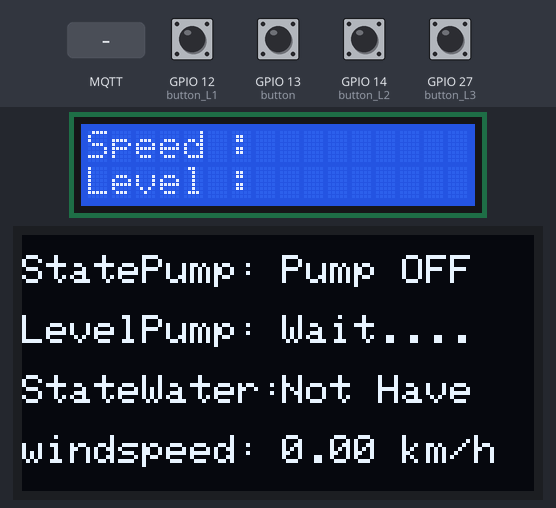
A sketch run on a simulated ESP32. Parts: 16×2 character LCD, 128×64 one-colour display. Inputs (shaded band) come from the test bench; at power-on: GPIO 12 (button_L1), GPIO 13 (button), GPIO 14 (button_L2), GPIO 27 (button_L3) HIGH. WiFi joins after 1.5 s; servers stay silent unless stated; no radio packets arrive unless stated; no MQTT or app messages arrive unless stated; what the sketch prints to the serial monitor is not drawn.

Above: at 4.8 s.
4.9 s: GPIO 12 (button_L1) pulled LOW for 0.15 s
At 6.1 s:
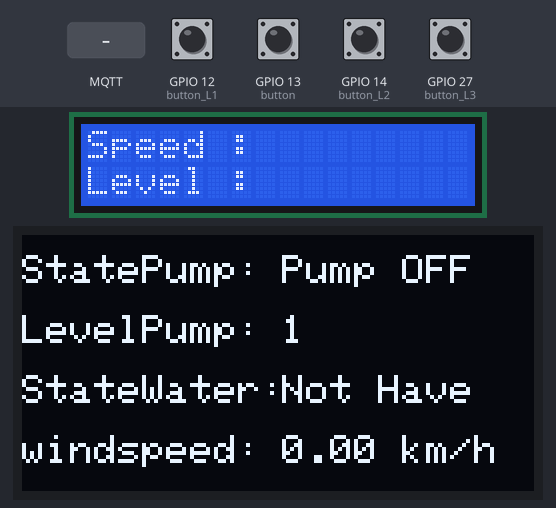
6.5 s: MQTT message "client/mcu01" arrives on the first subscribed topic
At 7.7 s:
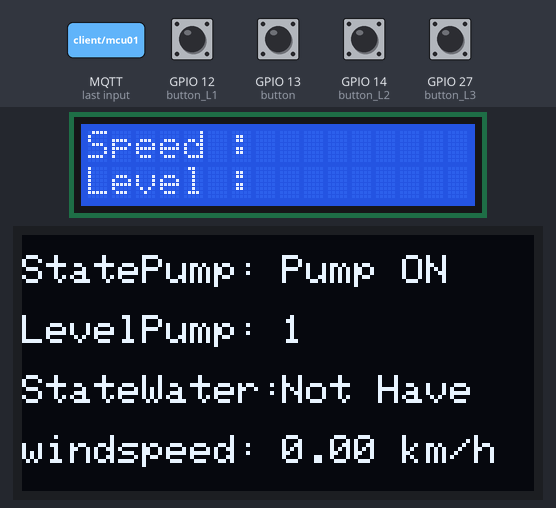
8.2 s: GPIO 14 (button_L2) pulled LOW for 0.15 s
At 8.8 s:
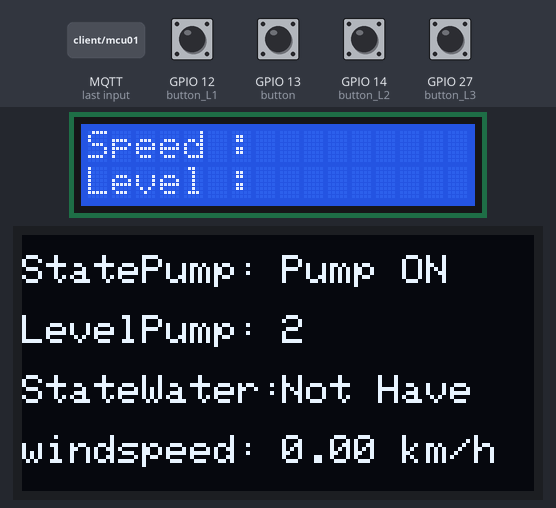
9.8 s: GPIO 27 (button_L3) pulled LOW for 0.15 s
11.5 s: MQTT message "1" arrives on the second subscribed topic
At 12.9 s:
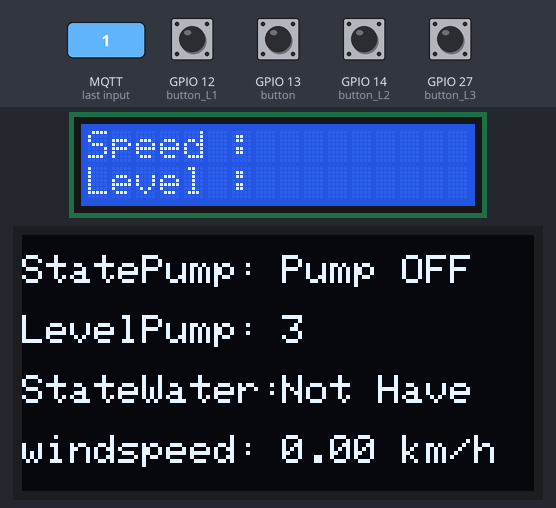
13.2 s: GPIO 14 (button_L2) pulled LOW for 1 s
Timing chart, 0 to 16.2 s (numbered marks = the images above; inputs shaded):
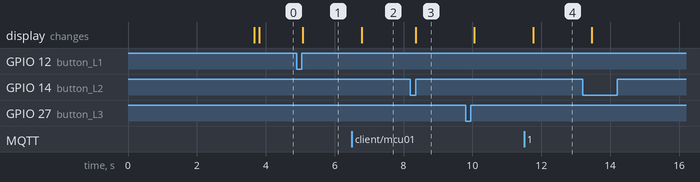

The sketch:

NODE00.ino
```cpp
/*
  Arduino Wireless Network - Multiple NRF24L01 Tutorial
          == Base/ Master Node 00==
  by Dejan, www.HowToMechatronics.com
  Libraries:
  nRF24/RF24, https://github.com/nRF24/RF24
  nRF24/RF24Network, https://github.com/nRF24/RF24Network
*/
/////ประกาศเรียกใช้
#include <WiFi.h>
#include <PubSubClient.h>
#include <LiquidCrystal_I2C.h>
LiquidCrystal_I2C lcd(0x27, 16, 2);
#include <Wire.h>
#include <Adafruit_GFX.h>
#include <Adafruit_SSD1306.h>
#include <Adafruit_Sensor.h>
#define SCREEN_WIDTH 128 // OLED display width, in pixels
#define SCREEN_HEIGHT 64 // OLED display height, in pixels
Adafruit_SSD1306 display(SCREEN_WIDTH, SCREEN_HEIGHT, &Wire, -1);
#include <RF24Network.h>
#include <RF24.h>
#include <SPI.h>

/////WIFI&MQTT
#define WIFI_STA_NAME "TGR28"
#define WIFI_STA_PASS "TGR_0000"

#define MQTT_SERVER   "54.191.199.50"
#define MQTT_PORT     1883
#define MQTT_USERNAME "phusit"
#define MQTT_PASSWORD "Password123#@!"
#define MQTT_NAME     "ESP32_1"
#define Topic1 "client/mcu02"
#define Topic2 "client/mcu01"

WiFiClient client;
PubSubClient mqtt(client);

/////PORT
#define button 13
#define button_L1 12
#define button_L2 14
#define button_L3 27
/////ตัวแปร
char val = '0';
int buttonState_level_S = 0;
int level =0;
float windspeed = 0;
int waterlevel ;
int buttonS = 1;
/////NRF24L01
RF24 radio(4, 5);               // nRF24L01 (CE,CSN)
RF24Network network(radio);      // Include the radio in the network
const uint16_t this_node = 00;   // Address of this node in Octal format ( 04,031, etc)
const uint16_t node01 = 01;      // Address of the other node in Octal format
const uint16_t node011 = 011;
//const uint16_t node022 = 022;

void callback(char* topic, byte* payload, unsigned int length) {
  payload[length] = '\0';
  String topic_str = topic, payload_str = (char*)payload;
  Serial.println("[" + topic_str + "]: " + payload_str);
  Serial.println();
  // Feel free to add more if statements to control more GPIOs with MQTT
  // If a message is received on the topic esp32/output, you check if the message is either "on" or "off".
  // Changes the output state according to the message
  if (String(topic) == "client/mcu01") {
    buttonS = HIGH;
  }
  else if (String(topic) == "client/mcu02") {
   buttonS = LOW;
  }
}
void setup() {
  Serial.begin(9600);
  /////LCD
  lcd.init();
  lcd.backlight();
  /////NRF24L01
  SPI.begin();
  radio.begin();
  network.begin(90, this_node);  //(channel, node address)
  radio.setDataRate(RF24_2MBPS);
  /////Button
  pinMode(button, INPUT_PULLUP);
  pinMode(button_L1, INPUT_PULLUP);
  pinMode(button_L2, INPUT_PULLUP);
  pinMode(button_L3, INPUT_PULLUP);
  //pinMode(led, OUTPUT);
  //oled
  if(!display.begin(SSD1306_SWITCHCAPVCC, 0x3C)) {
    Serial.println(F("SSD1306 allocation failed"));
    for(;;);
  }
  delay(2000);
  display.clearDisplay();
  display.setTextColor(WHITE);
  //MQTT
    Serial.println();
  Serial.println();
  Serial.print("Connecting to ");
  Serial.println(WIFI_STA_NAME);

  WiFi.mode(WIFI_STA);
  WiFi.begin(WIFI_STA_NAME, WIFI_STA_PASS);

  while (WiFi.status() != WL_CONNECTED) {
    delay(500);
    Serial.print(".");
  }

  Serial.println("");
  Serial.println("WiFi connected");
  Serial.println("IP address: ");
  Serial.println(WiFi.localIP());

  mqtt.setServer(MQTT_SERVER, MQTT_PORT);
  mqtt.setCallback(callback);
}

void loop() {
  if (mqtt.connected() == false) {
    Serial.print("MQTT connection... ");
    if (mqtt.connect(MQTT_NAME, MQTT_USERNAME, MQTT_PASSWORD)) {
      Serial.println("connected");
      mqtt.subscribe(Topic1);
      mqtt.subscribe(Topic2);
    }
    else {
      Serial.println("failed");
      delay(5000);
    }
  }
  else {
    mqtt.loop();
  }
/////การส่งค่าระดับความแรงการฉีดพ่น
// if (Serial.available()> 0)
//  {
//    val = Serial.read();
//    Serial.print("Val : ");
//    Serial.println(val);
//    Serial.println("+++++++++++");
//  }
  if(digitalRead(button_L1) == LOW){
    buttonState_level_S = 1;
    Pr_level();
    Serial.println(buttonState_level_S);
    Pr_line();
    }
  else if(digitalRead(button_L2) == LOW){
    buttonState_level_S = 2;
    Pr_level();
    Serial.println(buttonState_level_S);
    Pr_line();
    }
  else if(digitalRead(button_L3) == LOW){
    buttonState_level_S = 3;
    Pr_level();
    Serial.println(buttonState_level_S);
    Pr_line();
    }
//   if (val == '1'){
//      buttonState_level_S = 1;
//    }
//   if (val == '2'){
//      buttonState_level_S = 2;
//    }
//   if (val == '3'){
//      buttonState_level_S = 3;
//    }
  /////แสดงระดับและสถานะ
  lcd.setCursor(0, 0);
  lcd.print("Speed : ");
  lcd.setCursor(0, 1);
  lcd.print("Level : ");
  network.update();
  //===== รับค่า =====//
  while ( network.available() ) {     // Is there any incoming data?
    RF24NetworkHeader header;
    unsigned int incomingData;
    network.read(header, &incomingData, sizeof(incomingData)); // Read the incoming data
    if (header.from_node == 9) {    // If data comes from Node 01
      waterlevel = incomingData;
      if(waterlevel == LOW){
          Serial.print("WATERLEVEL : ");
          Serial.println("NOT WATER");
      }
//      else{
//          Serial.println("HAVE WATER");
//      }
    }
    if(header.from_node == 2){
      windspeed = incomingData;
      Serial.print("Wind Speed: ");
      Serial.print(windspeed);       //Speed in km/h
      Serial.println(" km/h");

      lcd.setCursor(8, 0);
      lcd.print(windspeed+(windspeed/3.1));
      lcd.print("   ");
      if(windspeed == 0){
        Serial.println("Not Working ");
        level=0;
        Pr_line();
        show_level();
        Serial.println(level);
        lcd.setCursor(8, 1);
        lcd.print(level);
        lcd.print("   ");
      }
      else {
        Serial.println("Working ");
        if((windspeed / 3.6) <= 1.5){
          level=1;
          Pr_line();
          show_level();
          Serial.println(level);
          lcd.setCursor(8, 1);
          lcd.print(level);
          lcd.print("   ");
        }
        else if((windspeed / 3.6) <= 3){
          level=2;
          Pr_line();
          show_level();
          Serial.println(level);
          lcd.setCursor(8, 1);
          lcd.print(level);
          lcd.print("   ");
        }
        else if((windspeed / 3.6) <= 4.5){
          level=3;
          Pr_line();
          show_level();
          Serial.println(level);
          Pr_line();
          lcd.setCursor(8, 1);
          lcd.print(level);
          lcd.print("   ");
        }
        else if((windspeed / 3.6) <= 6){
          level=4;
          Pr_line();
          show_level();
          Serial.println(level);
          lcd.setCursor(8, 1);
          lcd.print(level);
          lcd.print("   ");
        }
        else if((windspeed / 3.6) <= 7.5){
          level=5;
          Pr_line();
          show_level();
          Serial.println(level);
          lcd.setCursor(8, 1);
          lcd.print(level);
          lcd.print("   ");
        }
        else if((windspeed / 3.6) <= 9){
          level=6;
          Pr_line();
          show_level();
          Serial.println(level);
          lcd.setCursor(8, 1);
          lcd.print(level);
          lcd.print("   ");
        }


        if(windspeed >= 30){
          //digitalWrite(led,HIGH);
        }
        else{
          //digitalWrite(led,LOW);
        }
      }
     }
   }
////    if (header.from_node == 02) {    // If data comes from Node 02
////      digitalWrite(led, !incomingData);
////    }
  //===== ส่งค่า =====//
  //  // Servo control at Node 01
  //  unsigned long potValue = analogRead(A0);
  //  unsigned long angleValue = map(potValue, 0, 1023, 0, 180); // Suitable for servo control
  //  RF24NetworkHeader header2(node01);     // (Address where the data is going)
  //  bool ok = network.write(header2, &angleValue, sizeof(angleValue)); // Send the data

  // ส่งค่าปุ่มกด Control at Node 01
  unsigned int buttonState;
  if(digitalRead(button) == HIGH){
    buttonState = buttonS;
  }
  else{
    buttonState = digitalRead(button);
  }
  RF24NetworkHeader header2(node01);    // (Address where the data is going)
  bool ok = network.write(header2, &buttonState, sizeof(buttonState)); // Send the data
//  Serial.print("State : ");
//  Serial.println(buttonState);
  display.clearDisplay();
  display.setTextColor(WHITE);
  display.setTextSize(1);
  display.setCursor(0, 5);
  display.print("StatePump:");
  if(buttonState == 0){
    display.setCursor(65, 5);
    display.print("Pump ON");
  }
  else{
    display.setCursor(65, 5);
    display.print("Pump OFF");
  }
    Pr_line();
    delay(100);
  // ส่งค่าระดับความแรงน้ำ control at Node 011
  unsigned int buttonState_level = 0;
  if(buttonState_level_S > 0){
    buttonState_level = buttonState_level_S;
    }
  display.setCursor(0, 20);
  display.print("LevelPump:");
  if(buttonState_level > 0){
    display.setCursor(65, 20);
    display.print(buttonState_level);
  }
  else{
    display.setCursor(65, 20);
    display.print("Wait.... ");
  }
  display.setCursor(0, 35);
  display.print("StateWater:");
  if(waterlevel == 0){
    display.setCursor(65, 35);
    display.print("Not Have");
  }
  else{
    display.setCursor(65, 35);
    display.print("Have Water");
  }
  display.setCursor(0, 50);
  display.print("windspeed:");
  display.setCursor(65, 50);
  display.print(windspeed+(windspeed/3.1));
  display.print(" km/h");
//    Serial.print("buttonState_level : ");
//    Serial.println(buttonState_level);
  RF24NetworkHeader header4(node011);    // (Address where the data is going)
  if(digitalRead(button_L1)==LOW||digitalRead(button_L2)==LOW||digitalRead(button_L3)==LOW)
  bool ok3 = network.write(header4, &buttonState_level, sizeof(buttonState_level)); // Send the data
display.display();
}
void Pr_line(){
  Serial.println("+++++++++++");
}
void Pr_level(){
  Serial.print("Level : ");
}
void show_level(){
  Serial.print("WindLevel : ");
}
```

Measured:
- after the input at 4.9 s, the display: changes after 0.18 s (image 1)
- after the input at 6.5 s, the display: changes after 0.28 s (image 2)
- after the input at 8.2 s, the display: changes after 0.15 s (image 3)
- after the input at 11.5 s, the display: changes after 0.26 s (image 4)
